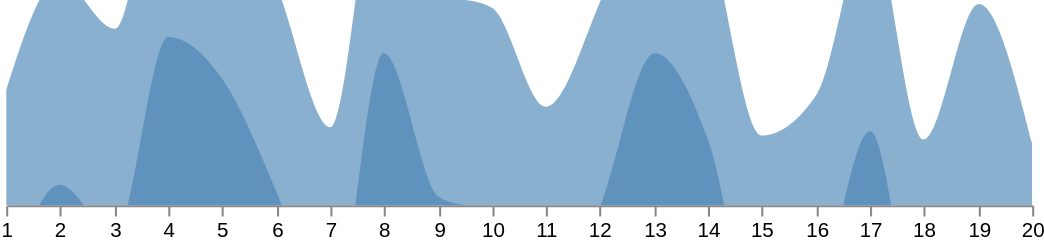

The Vega-Lite source for this figure:
### Vega specification from a JSON file in a GitHub repository (floating-point values rounded to 4 significant figures)
{"$schema": "https://vega.github.io/schema/vega/v6.json", "description": "A horizon graph, which preserves resolution by layering slices of an area chart.", "width": 500, "height": 100, "signals": [{"name": "layers", "value": 2, "on": [{"events": "pointerdown!", "update": "1 + (layers % 4)"}], "bind": {"input": "select", "options": [1, 2, 3, 4]}}, {"name": "height", "update": "floor(200 / layers)"}, {"name": "vheight", "update": "height * layers"}, {"name": "opacity", "update": "pow(layers, -2/3)"}], "data": [{"name": "layer_indices", "values": [0, 1, 2, 3], "transform": [{"type": "filter", "expr": "datum.data < layers"}, {"type": "formula", "expr": "datum.data * -height", "as": "offset"}]}, {"name": "table", "values": [{"x": 1, "y": 28}, {"x": 2, "y": 55}, {"x": 3, "y": 43}, {"x": 4, "y": 91}, {"x": 5, "y": 81}, {"x": 6, "y": 53}, {"x": 7, "y": 19}, {"x": 8, "y": 87}, {"x": 9, "y": 52}, {"x": 10, "y": 48}, {"x": 11, "y": 24}, {"x": 12, "y": 49}, {"x": 13, "y": 87}, {"x": 14, "y": 66}, {"x": 15, "y": 17}, {"x": 16, "y": 27}, {"x": 17, "y": 68}, {"x": 18, "y": 16}, {"x": 19, "y": 49}, {"x": 20, "y": 15}]}], "scales": [{"name": "x", "type": "linear", "range": "width", "zero": false, "round": true, "domain": {"data": "table", "field": "x"}}, {"name": "y", "type": "linear", "range": [{"signal": "vheight"}, 0], "nice": true, "zero": true, "domain": {"data": "table", "field": "y"}}], "axes": [{"orient": "bottom", "scale": "x", "tickCount": 20}], "marks": [{"type": "group", "encode": {"update": {"width": {"field": {"group": "width"}}, "height": {"field": {"group": "height"}}, "clip": {"value": true}}}, "marks": [{"type": "group", "from": {"data": "layer_indices"}, "encode": {"update": {"y": {"field": "offset"}}}, "marks": [{"type": "area", "from": {"data": "table"}, "encode": {"enter": {"interpolate": {"value": "monotone"}, "x": {"scale": "x", "field": "x"}, "fill": {"value": "steelblue"}}, "update": {"y": {"scale": "y", "field": "y"}, "y2": {"scale": "y", "value": 0}, "fillOpacity": {"signal": "opacity"}}}}]}]}]}
